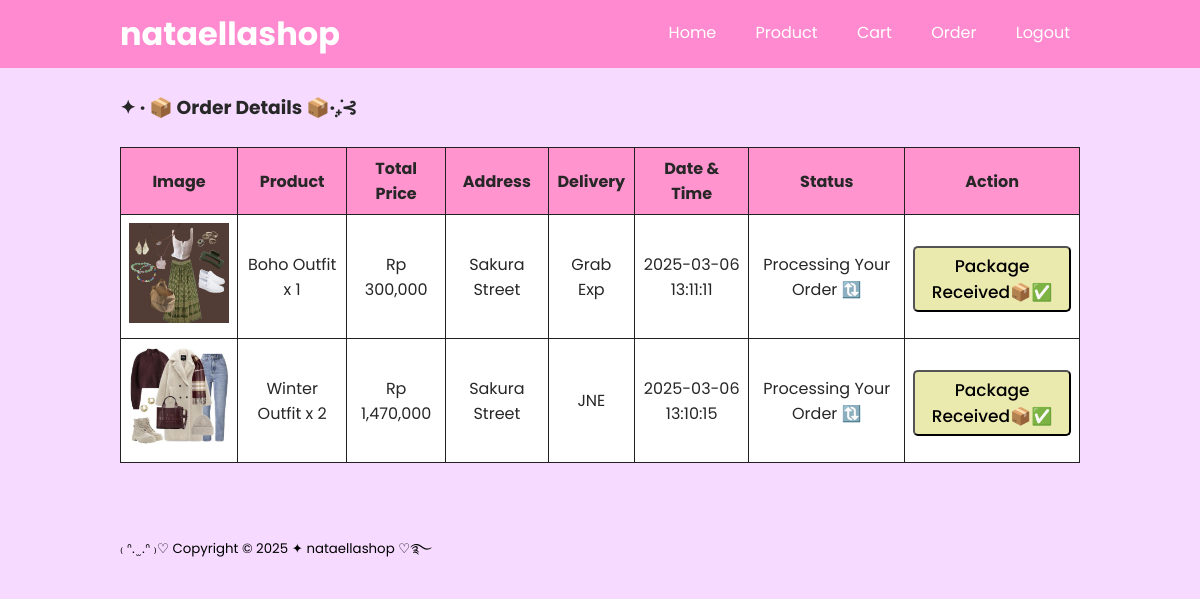
The app's page /nataellashop/order.php (signed in) with its own data.
### tables this page shows
CREATE TABLE `tb_order` (
  `order_id` int(11) NOT NULL,
  `total_price` decimal(10,2) DEFAULT NULL,
  `order_status` varchar(50) DEFAULT NULL,
  `product_id` int(11) DEFAULT NULL,
  `quantity` int(11) DEFAULT NULL,
  `date_created` timestamp NOT NULL DEFAULT current_timestamp(),
  `customer_id` int(11) NOT NULL,
  `shipping_method` varchar(10) NOT NULL,
  `shipping_address` text NOT NULL,
  `payment_proof` varchar(255) DEFAULT NULL
);

CREATE TABLE `tb_product` (
  `product_id` int(11) NOT NULL,
  `category_id` int(11) NOT NULL,
  `product_name` varchar(100) NOT NULL,
  `product_price` int(11) NOT NULL,
  `product_description` text NOT NULL,
  `product_image` varchar(100) NOT NULL,
  `product_status` tinyint(1) NOT NULL,
  `date_created` timestamp NOT NULL DEFAULT current_timestamp(),
  `stock` int(11) DEFAULT 0
);

CREATE TABLE `tb_order_detail` (
  `order_detail_id` int(11) NOT NULL,
  `order_id` int(11) NOT NULL,
  `product_id` int(11) NOT NULL,
  `quantity` int(11) NOT NULL,
  `price` decimal(10,2) NOT NULL
);

### nataellashop/order.php (the view, shortened to what this page needs)
<?php
include 'db.php';
if (isset($_SESSION['customer_id'])) {
    $customer_id = $_SESSION['customer_id'];
    $orders_query = "SELECT * FROM tb_order WHERE customer_id = '$customer_id' ORDER BY date_created DESC";
    $orders_result = mysqli_query($conn, $orders_query);
} else {
    echo '<script>window.location="login.php"</script>';
    exit;
}
?>
<!DOCTYPE html>
<html lang="en">
<head>
    <link rel="stylesheet" type="text/css" href="css/style.css">
</head>
<body>
    <header>
    <div class="container">
        <h1><a href="index.php">nataellashop</a></h1>
        <ul id="navbar">
            <li><a href="index.php">Home</a></li>
            <li><a href="produk.php">Product</a></li>
            <li><a href="cart.php">Cart</a></li>
            <li><a href="order.php">Order</a></li>
            <li><a href="login.php">Logout</a></li>
        </ul>
    </div>
    </header>
    <div class="section">
        <div class="container">
            <h3>✦ · 📦 Order Details 📦·₊̣̇⊰</h3><br>
                <table class="order-table">
                    <thead>
                        <tr>
                            <th>Image</th>
                            <th>Product</th>
                            <th>Total Price</th>
                            <th>Address</th>
                            <th>Delivery</th>
                            <th>Date & Time</th>
                            <th>Status</th>
                            <th>Action</th>
                        </tr>
                    </thead>
                    <tbody>
                        <?php while ($order = mysqli_fetch_object($orders_result)) { ?>
                        <tr>
                            <td>
                                <?php
                                $order_details_query = "SELECT tb_product.product_image FROM tb_order_detail JOIN tb_product ON tb_order_detail.product_id = tb_product.product_id WHERE tb_order_detail.order_id = '$order->order_id' LIMIT 1";
                                $order_details_result = mysqli_query($conn, $order_details_query);
                                $detail = mysqli_fetch_object($order_details_result);
                                ?>
                                <a href="produk/<?php echo $detail->product_image; ?>" target="_blank"><img src="produk/<?php echo $detail->product_image; ?>" width="100px"></a>
                                <td>
                                    <ol class="no-numbers">
                                        <?php
                                        $order_details_query = "SELECT tb_order_detail.*, tb_product.product_name FROM tb_order_detail JOIN tb_product ON tb_order_detail.product_id = tb_product.product_id WHERE tb_order_detail.order_id = '$order->order_id'";
                                        $order_details_result = mysqli_query($conn, $order_details_query);
                                        while ($detail = mysqli_fetch_object($order_details_result)) { ?>
                                            <li><?php echo $detail->product_name; ?> x <?php echo $detail->quantity; ?></li>
                                            <?php } ?>
                                        </ol>
                            <td>Rp <?php echo number_format($order->total_price, 0, '.', ','); ?></td>
                            </td>
                            <td><?php echo $order->shipping_address; ?></td>
                            <td><?php echo $order->shipping_method; ?></td>
                            <td><?php echo $order->date_created; ?></td>
                            </td>
                            <td><?php echo $order->order_status; ?></td>
                            <td>
                                <?php if ($order->order_status != 'Finished') { ?>
                                    <form method="post" action="order.php" onsubmit="return confirmReceived()">
                                        <button type="submit" name="received" class="btn-deliver">Package Received📦✅</button>
                                    </form>
                                <?php } ?>
                            </td>
                        </tr>
                        <?php } ?>
                    </tbody>
                </table>
        </div>
    </div>
    <footer>
        <div class="container">
            <small>₍ ᐢ. ̫ .ᐢ ₎♡ Copyright &copy; 2025 ✦ nataellashop ♡࿐</small>
        </div>
    </footer>
</body>
</html>

### nataellashop/css/style.css (style rules this page uses)
* { padding: 0; margin: 0; font-family: 'Poppins', sans-serif; }
body { background-color: rgb(246, 218, 255); }
a { color: inherit; text-decoration: none; }
.btn-deliver { display: inline-block; padding: 5px 10px; background-color: #ebeaae; color: #000000; text-decoration: none; font-size: 17px; font-weight: 470; border-radius: 5px; margin-top: 5px; transition: background-color 0.3s; cursor: pointer; text-align: center; }
header { background-color: hsl(324, 100%, 77%); color: #fff; z-index: 10; }
#navbar { z-index: 10; }
header h1 { float: left; padding: 10px 0; }
header ul { float: right; }
header ul li { display: inline-block; }
header ul li a { padding: 20px 10px 20px 25px; text-decoration: none; color: #fff; display: block; }
footer { padding: 25px 0px; }
.container { width: 80%; margin:0 auto; }
.container:after { content: ''; display: block; clear: both; }
.container h1 { color: #ffffff; }
.section { padding: 25px 0; color: rgb(39, 39, 39); }
.order-table, .shipping-table, .cart-table { width: 100%; border-collapse: collapse; margin-bottom: 20px; }
.order-table th, .order-table td, .shipping-table th, .shipping-table td, .cart-table th, .cart-table td { border: 1px solid #212121; padding: 8px; text-align: center; background-color: #ffffff; }
.order-table th, .shipping-table th, .cart-table th { background-color: #ff94cf; }
.order-table tr:nth-child(even), .shipping-table tr:nth-child(even), .cart-table tr:nth-child(even) { background-color: #f9f9f9; }
.no-numbers { list-style-type: none; padding-left: 0; }

### records on screen
tb_order: tb_product.product_image (picture), total_price "300,000", shipping_address "Sakura Street", shipping_method "Grab Exp", date_created "2025-03-06 13:11:11", order_status "Processing Your Order 🔃"
tb_order_detail: product.product_name "Boho Outfit", quantity "1"
tb_order: tb_product.product_image (picture), total_price "1,470,000", shipping_address "Sakura Street", shipping_method "JNE", date_created "2025-03-06 13:10:15", order_status "Processing Your Order 🔃"
tb_order_detail: product.product_name "Winter Outfit", quantity "2"
